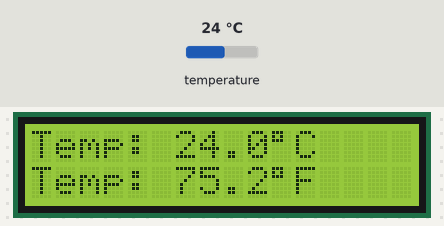
This sketch was run on a simulated Arduino Uno, built with avr-gcc and run on an emulated ATmega328P. Shown: 16×2 character LCD. Inputs (shaded band) come from the test bench; at power-on: temperature 24 °C. What the sketch prints to the serial monitor is not drawn.

Above: at 3.3 s.
3.4 s: temperature set to 12 °C
At 5.0 s:
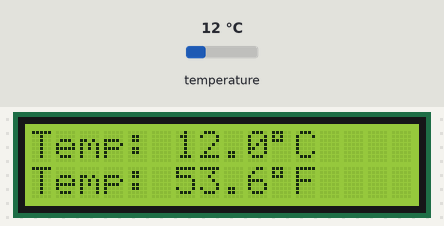
6.1 s: temperature set to 41 °C
At 7.2 s:
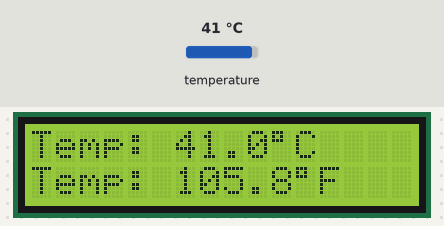
8.6 s: temperature set to 19 °C
At 10.4 s:
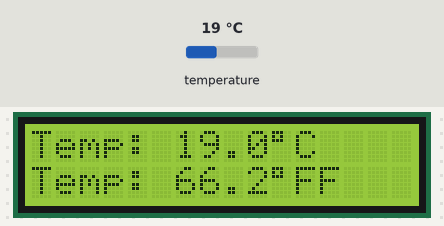
Timing chart, 0 to 11.9 s (numbered marks = the images above; inputs shaded):
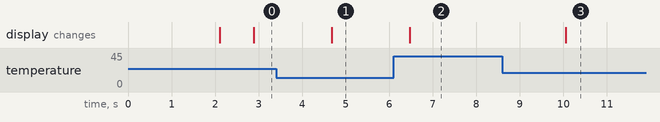

The sketch:

DS18B20_digital_temp.ino
```cpp
// This Code is Written by Prince Kushwaha from COSM Eletronics

#include <OneWire.h>
#include <DallasTemperature.h>
#include <Wire.h>
#include <LiquidCrystal_I2C.h>

// Pin for DS18B20 sensor
#define ONE_WIRE_BUS 2

// Create instances for OneWire and DallasTemperature
OneWire oneWire(ONE_WIRE_BUS);
DallasTemperature sensors(&oneWire);

// Initialize the LCD with I2C address (usually 0x27 or 0x3F, adjust if needed)
LiquidCrystal_I2C lcd(0x27, 16, 2);

void setup() {
  // Start serial communication for debugging
  Serial.begin(9600);

  // Start DS18B20 sensor
  sensors.begin();

  // Initialize the LCD
  lcd.init();
  lcd.backlight(); // Turn on LCD backlight

  // Display startup message on the LCD
  lcd.setCursor(0, 0);
  lcd.print("DS18B20 Temp");
  lcd.setCursor(0, 1);
  lcd.print("Reading...");
  delay(2000);
  lcd.clear();
}

void loop() {
  // Request temperature from the sensor
  sensors.requestTemperatures();
  float temperatureC = sensors.getTempCByIndex(0); // Get temperature in Celsius
  float temperatureF = temperatureC * 9.0 / 5.0 + 32.0; // Convert to Fahrenheit

  // Debug temperature on serial monitor
  Serial.print("Temperature (C): ");
  Serial.println(temperatureC);
  Serial.print("Temperature (F): ");
  Serial.println(temperatureF);

  // Display temperature in Celsius and Fahrenheit on the LCD
  if (temperatureC == DEVICE_DISCONNECTED_C) {
    // Handle disconnected sensor case
    lcd.setCursor(0, 0);
    lcd.print("Sensor Error!");
    Serial.println("Error: Sensor disconnected!");
  } else {
    lcd.setCursor(0, 0);
    lcd.print("Temp: ");
    lcd.print(temperatureC, 1); // Print Celsius with 1 decimal point
    lcd.print((char)223);       // Degree symbol
    // lcd.print(" ");
    lcd.print("C");

    lcd.setCursor(0, 1);
    lcd.print("Temp: ");
    lcd.print(temperatureF, 1); // Print Fahrenheit with 1 decimal point
    lcd.print((char)223);       // Degree symbol
    lcd.print("F");
  }

  // Wait 1 second before the next reading
  delay(1000);
}
```

Measured:
- after the input at 3.4 s, the display: changes after 1.3 s (image 1)
- after the input at 6.1 s, the display: changes after 0.37 s (image 2)
- after the input at 8.6 s, the display: changes after 1.5 s (image 3)
